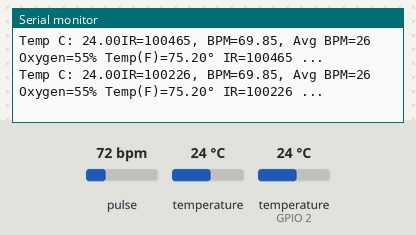
The sketch below on a simulated ESP8266 (NodeMCU). On the bench: the last lines printed to the serial monitor. Inputs (shaded band) come from the test bench; at power-on: pulse 72 bpm, temperature (sensor on GPIO 2) 24 °C, temperature 24 °C.

Above: at 2.7 s.
2.8 s: pulse set to 42 bpm
At 2.97 s:
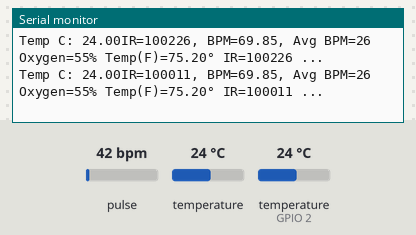
4.3 s: temperature (sensor on GPIO 2) set to 12 °C
At 4.32 s:
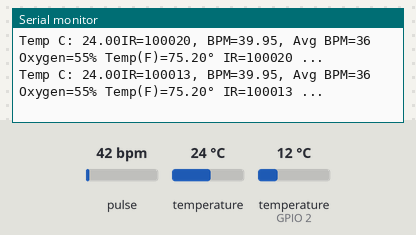
5.8 s: temperature (sensor 0) set to 12 °C
At 5.83 s:
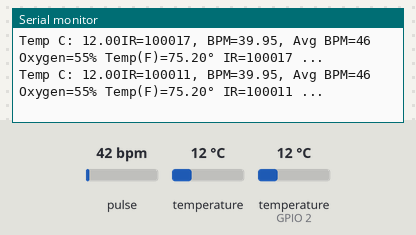
7.3 s: temperature (sensor on GPIO 2) set to 19 °C
At 7.33 s:
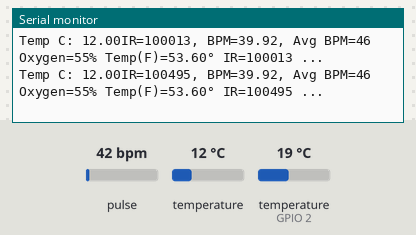
8.8 s: pulse set to 70 bpm
At 8.83 s:
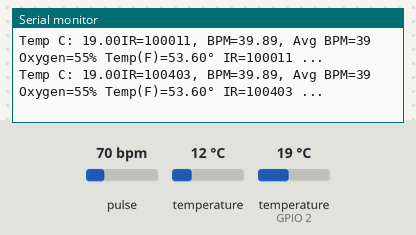
Timing chart, 0 to 11.3 s (numbered marks = the images above; inputs shaded):
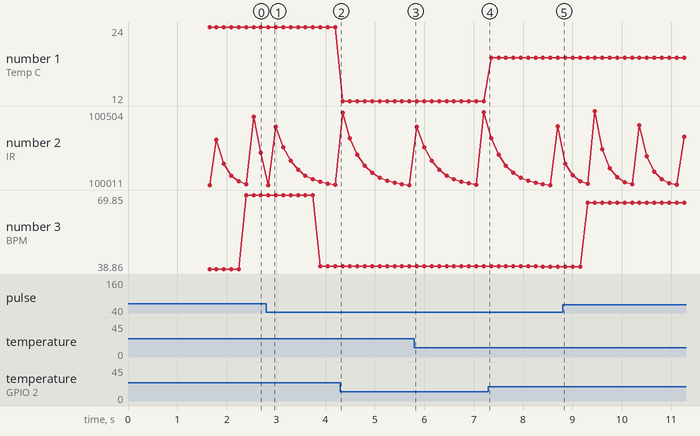

Measured:
- after the input at 2.8 s, the serial monitor: prints a new line at once (image 1)
- plotted number 1: 24 → 12 after the input at 4.3 s, 12 → 19 after the input at 7.3 s
- plotted number 2: 100226 → 100013 after the input at 2.8 s, 100403 → 100331 after the input at 8.8 s
- plotted number 3: 69.85 → 39.95 after the input at 2.8 s, 39.89 → 66.52 after the input at 8.8 s

The sketch:

main.ino
```cpp
/*
   NOTAS:
   -Revisar siguiente link (mas fiable) para publicar por medio de mqtt: https://help.ubidots.com/en/articles/748067-connect-an-esp32-devkitc-to-ubidots-over-mqtt
*/
//=======================================================================
//                               Lib
//=======================================================================
#include <SPI.h>
#include <Wire.h>
/*
   Ubidots
*/
#include <ESP8266WiFi.h>
#include "UbidotsESPMQTT.h"
/*
  MAX30105 LIBRARY
*/
#include "MAX30105.h"
#include "heartRate.h"
/** DS18B20*/
#include <OneWire.h>
#include <DallasTemperature.h>
//=======================================================================
//                               GPIO
//=======================================================================
const uint8_t GPIO_D0   = 16;
const uint8_t GPIO_D1   = 5;
const uint8_t GPIO_D2   = 4;
const uint8_t GPIO_D3   = 0;
const uint8_t GPIO_D4   = 2;
const uint8_t GPIO_D5   = 14;
const uint8_t GPIO_D6   = 12;
const uint8_t GPIO_D7   = 13;
const uint8_t GPIO_D8   = 15;
const uint8_t GPIO_S2   = 9;
const uint8_t GPIO_S3   = 10;
//=======================================================================
//                               Definitions
//=======================================================================
#define EVENT_TIME_Max30105 100
#define EVENT_TIME_DB18S20 150
#define EVENT_TIME_PUBLISH 20*(1000)

#define TRUE 1
#define FALSE 0
/** Your Ubidots TOKEN*/
#define TOKEN "BBFF-hEres6ioWSFaQmLD2oM3B2Trq2s1mx"
/** Your SSID*/
#define WIFINAME "role"
/** Your Wifi Pass*/
#define WIFIPASS "role1966"
//=======================================================================
//                               Objects
//=======================================================================
/** Ubidots*/
Ubidots client(TOKEN);
/** MAX30105*/
MAX30105 particleSensor;
/** DS18B20*/
/** Setup a oneWire instance to communicate with any OneWire devices (not just Maxim/Dallas temperature ICs)*/
OneWire oneWire(GPIO_D4);
/** Pass our oneWire reference to Dallas Temperature. */
DallasTemperature sensors(&oneWire);
/** arrays to hold device address*/
DeviceAddress insideThermometer;
//=======================================================================
//                               Variables
//=======================================================================
uint32_t previous_time_Max30105 = 0;
uint32_t previous_time_DB18S20 = 0;
uint32_t previous_time_PUBLISH = 0;

/** Sensors Variables*/
uint32_t oxymeter_var = 0;
float temperature_var = 0;

/** MAX30105 variables*/
const uint8_t RATE_SIZE = 4;
uint8_t rates[RATE_SIZE]; //Array of heart rates
uint8_t rateSpot = 0;
int64_t lastBeat = 0; //Time at which the last beat occurred
float beatsPerMinute;
int32_t beatAvg;
int64_t samplesTaken = 0; //Counter for calculating the Hz or read rate
int64_t unblockedValue; //Average IR at power up
int64_t startTime; //Used to calculate measurement rate
int32_t degOffset = 0.5; //calibrated Farenheit degrees
int32_t irOffset = 1800;
int32_t count;
int32_t noFinger;
//auto calibrate
int32_t avgIr;
int32_t avgTemp;

//=======================================================================
//                               Callback
//=======================================================================
void callback(char* topic, byte* payload, unsigned int length)
{
  Serial.print("Message arrived [");
  Serial.print(topic);
  Serial.print("] ");
  for (int i = 0; i < length; i++) {
    Serial.print((char)payload[i]);
  }
  Serial.println();
}
//=======================================================================
//                               Prototype
//=======================================================================
/*

*/
void task_Max30105_id (void);
/*

*/
void task_DS18B20_id (void);
/*

*/
void task_publishMQTT_id (void);

//=======================================================================
//                               Setup
//=======================================================================

void setup() {
  /** Enable the baudrate*/
  Serial.begin(115200);
  /*
     Max30105 SetUp
  */
  /** Local variables*/
  /**Setup to sense up to 18 inches, max LED brightness*/
  uint8_t ledBrightness = 25; //Options: 0=Off to 255=50mA=0xFF hexadecimal. 100=0x64; 50=0x32 25=0x19
  uint8_t sampleAverage = 4; //Options: 1, 2, 4, 8, 16, 32
  uint8_t ledMode = 2; //Options: 1 = Red only, 2 = Red + IR, 3 = Red + IR + Green
  int32_t sampleRate = 400; //Options: 50, 100, 200, 400, 800, 1000, 1600, 3200
  int32_t pulseWidth = 411; //Options: 69, 118, 215, 411
  int32_t adcRange = 2048; //Options: 2048, 4096, 8192, 16384
  /** Init sensor MAX30105*/
  if (!particleSensor.begin(Wire, I2C_SPEED_FAST)) //Use default I2C port, 400kHz speed
  {
    Serial.println("MAX30105 was not found. Please check wiring/power. ");
    while (1);
  }
  Serial.println("Place your index finger on the sensor with steady pressure.");
  particleSensor.setup(0); //Configure sensor. Turn off LEDs
  particleSensor.enableDIETEMPRDY(); //Enable the temp ready interrupt. This is required.
  particleSensor.setup(ledBrightness, sampleAverage, ledMode, sampleRate, pulseWidth, adcRange); //Configure sensor with these settings
  particleSensor.setPulseAmplitudeRed(0x0A); //Turn Red LED to low to indicate sensor is running
  particleSensor.setPulseAmplitudeGreen(0); //Turn off Green LED
  particleSensor.enableDIETEMPRDY(); //Enable the temp ready interrupt. This is required.
  /*
     DS18B20 SetUp
  */
  Serial.print("Locating devices...");
  /** Search for a device via the one wire i2c*/
  sensors.begin();
  Serial.print("Found ");
  /** Count how many devices are*/
  Serial.print(sensors.getDeviceCount(), DEC);
  Serial.println(" devices.");
  /** Check sensor power mode*/
  Serial.print("Parasite power is: ");
  if (sensors.isParasitePowerMode())
  {
    Serial.println("ON");
  }
  else
  {
    Serial.println("OFF");
  }
  /** */
  if (!sensors.getAddress(insideThermometer, 0))
  {
    Serial.println("Unable to find address for Device 0");
  }
  /** Print device addr*/
  Serial.print("Device 0 Address: ");
    for (uint8_t i = 0; i < 8; i++)
  {
    if (insideThermometer[i] < 16) Serial.print("0");
    Serial.print(insideThermometer[i], HEX);
  }
  Serial.println();
  /** Set resolution to 9 bits*/
  sensors.setResolution(insideThermometer, 9);
  Serial.print("Device 0 Resolution: ");
  Serial.print(sensors.getResolution(insideThermometer), DEC);
  Serial.println();
  /*
     Ubidots
  */
  /** Sets the broker properly for the business account*/
  client.ubidotsSetBroker("things.ubidots.com");
  /** Enables callback for debug*/
  client.setDebug(true);
  client.wifiConnection(WIFINAME, WIFIPASS);
  /** Set ptr to callback*/
  client.begin(callback);
}

void loop() {
  /** keep track of time for publish*/
  uint32_t currentTime = millis(); //ms

  if (!client.connected())
  {
    client.reconnect();
  }
  /** Publish data to server*/
  task_publishMQTT_id();
  /** Read sensor values*/
  if (currentTime - previous_time_Max30105 >= EVENT_TIME_Max30105)
  {
    task_Max30105_id();

    previous_time_Max30105 = currentTime;
  }
  /** Read sensor values*/
  if (currentTime - previous_time_DB18S20 >= EVENT_TIME_DB18S20)
  {
    task_DS18B20_id();

    previous_time_DB18S20 = currentTime;
  }
  /** Publish sensor values*/
  if (currentTime - previous_time_PUBLISH >= EVENT_TIME_PUBLISH)
  {
    task_publishMQTT_id();

    previous_time_PUBLISH = currentTime;
  }
}
```

task_DS18B20_id.ino
```cpp
void task_DS18B20_id ()
{
  /** */
  sensors.requestTemperatures();
  /** */
  temperature_var = sensors.getTempC(insideThermometer);
  if(temperature_var == DEVICE_DISCONNECTED_C)
  {
    Serial.println("Error: Could not read temperature data");
    return;
  }
  else
  {
    Serial.print("Temp C: ");
    Serial.print(temperature_var);
  }
}
```

task_Max30102_id.ino
```cpp
void task_Max30105_id ()
{
  long irValue = particleSensor.getIR();

  if (checkForBeat(irValue) == true)
  {
    //We sensed a beat!
    int64_t delta = millis() - lastBeat;
    lastBeat = millis();

    beatsPerMinute = 60 / (delta / 1000.0);

    if (beatsPerMinute < 255 && beatsPerMinute > 20)
    {
      rates[rateSpot++] = (byte)beatsPerMinute; //Store this reading in the array
      rateSpot %= RATE_SIZE; //Wrap variable

      //Take average of readings
      beatAvg = 0;
      for (uint8_t x = 0 ; x < RATE_SIZE ; x++)
      {
        beatAvg += rates[x];
      }
      beatAvg /= RATE_SIZE;
    }
  }

  Serial.print("IR=");
  Serial.print(irValue);
  Serial.print(", BPM=");
  Serial.print(beatsPerMinute);
  Serial.print(", Avg BPM=");
  Serial.print(beatAvg);


  Serial.print(" ");
  oxymeter_var = irValue / irOffset;
  Serial.print("Oxygen=");
  Serial.print(oxymeter_var);
  Serial.print("%");

  float temperatureF = particleSensor.readTemperatureF(); //Because I am a bad global citizen
  temperatureF = temperatureF + degOffset;

  Serial.print(" Temp(F)=");
  Serial.print(temperatureF, 2);
  Serial.print("°");

  Serial.print(" IR=");
  Serial.print(irValue);

  if (irValue < 50000)
  {
    Serial.print(" No finger?");
    noFinger = noFinger+1;
  } else
  {
    //only count and grab the reading if there's something there.
    count = count+1;
    avgIr = avgIr + irValue;
    avgTemp = avgTemp + temperatureF;
    Serial.print(" ... ");
  }

  //Get an average IR value over 100 loops
  if (count == 100)
  {
    avgIr = avgIr / count;
    avgTemp = avgTemp / count;
    Serial.print(" avgO=");
    Serial.print(avgIr);
    Serial.print(" avgF=");
    Serial.print(avgTemp);

    Serial.print(" count=");
    Serial.print(count);
    //reset for the next 100
    count = 0;
    avgIr = 0;
    avgTemp = 0;
  }
  Serial.println();
}
```

task_publishMQTT_id.ino
```cpp
void task_publishMQTT_id ()
{
  client.add("SPO2", oxymeter_var);
  client.add("Temperature", temperature_var);
  client.ubidotsPublish("t1");
  client.loop();
}
```
